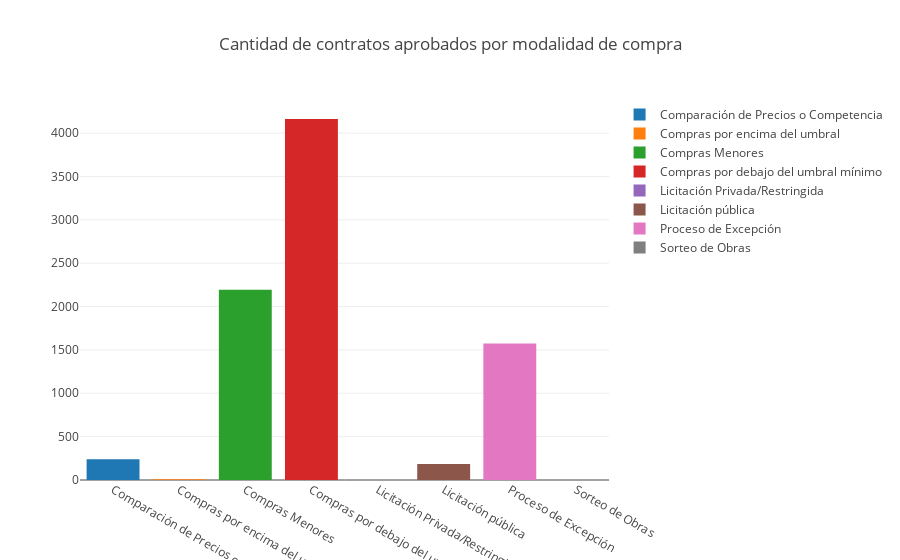

Notebook code cell kept with this figure:
### Code cell
aux = contracts_by_month_mod.loc["Cantidad", [(m, "") for m in MONTH]]
aux = aux.transpose()
data = [go.Bar(
        x = [mod],
        y = [aux[mod].sum()],
        name = mod
        ) for mod in MOD]
iplot(go.Figure(data, layout=go.Layout(title="Cantidad de contratos aprobados por modalidad de compra")))

### Figure 1 — Plotly figure (JSON) as saved in the notebook; plotly's stock layout.template omitted (floating-point values rounded to 4 significant figures)
{"data": [{"name": "Comparación de Precios o Competencia", "type": "bar", "uid": "ba72a04c-a08f-11e8-b003-f48e38a56504", "x": ["Comparación de Precios o Competencia"], "y": [238]}, {"name": "Compras por encima del umbral", "type": "bar", "uid": "ba72a04d-a08f-11e8-a5d1-f48e38a56504", "x": ["Compras por encima del umbral"], "y": [10]}, {"name": "Compras Menores", "type": "bar", "uid": "ba72a04e-a08f-11e8-b6b3-f48e38a56504", "x": ["Compras Menores"], "y": [2194]}, {"name": "Compras por debajo del umbral mínimo", "type": "bar", "uid": "ba72a04f-a08f-11e8-b537-f48e38a56504", "x": ["Compras por debajo del umbral mínimo"], "y": [4163]}, {"name": "Licitación Privada/Restringida", "type": "bar", "uid": "ba72a050-a08f-11e8-9bc4-f48e38a56504", "x": ["Licitación Privada/Restringida"], "y": [0]}, {"name": "Licitación pública", "type": "bar", "uid": "ba72a051-a08f-11e8-9ed7-f48e38a56504", "x": ["Licitación pública"], "y": [184]}, {"name": "Proceso de Excepción", "type": "bar", "uid": "ba72a052-a08f-11e8-b5da-f48e38a56504", "x": ["Proceso de Excepción"], "y": [1575]}, {"name": "Sorteo de Obras", "type": "bar", "uid": "ba72a053-a08f-11e8-8e89-f48e38a56504", "x": ["Sorteo de Obras"], "y": [0]}], "layout": {"title": "Cantidad de contratos aprobados por modalidad de compra"}}
